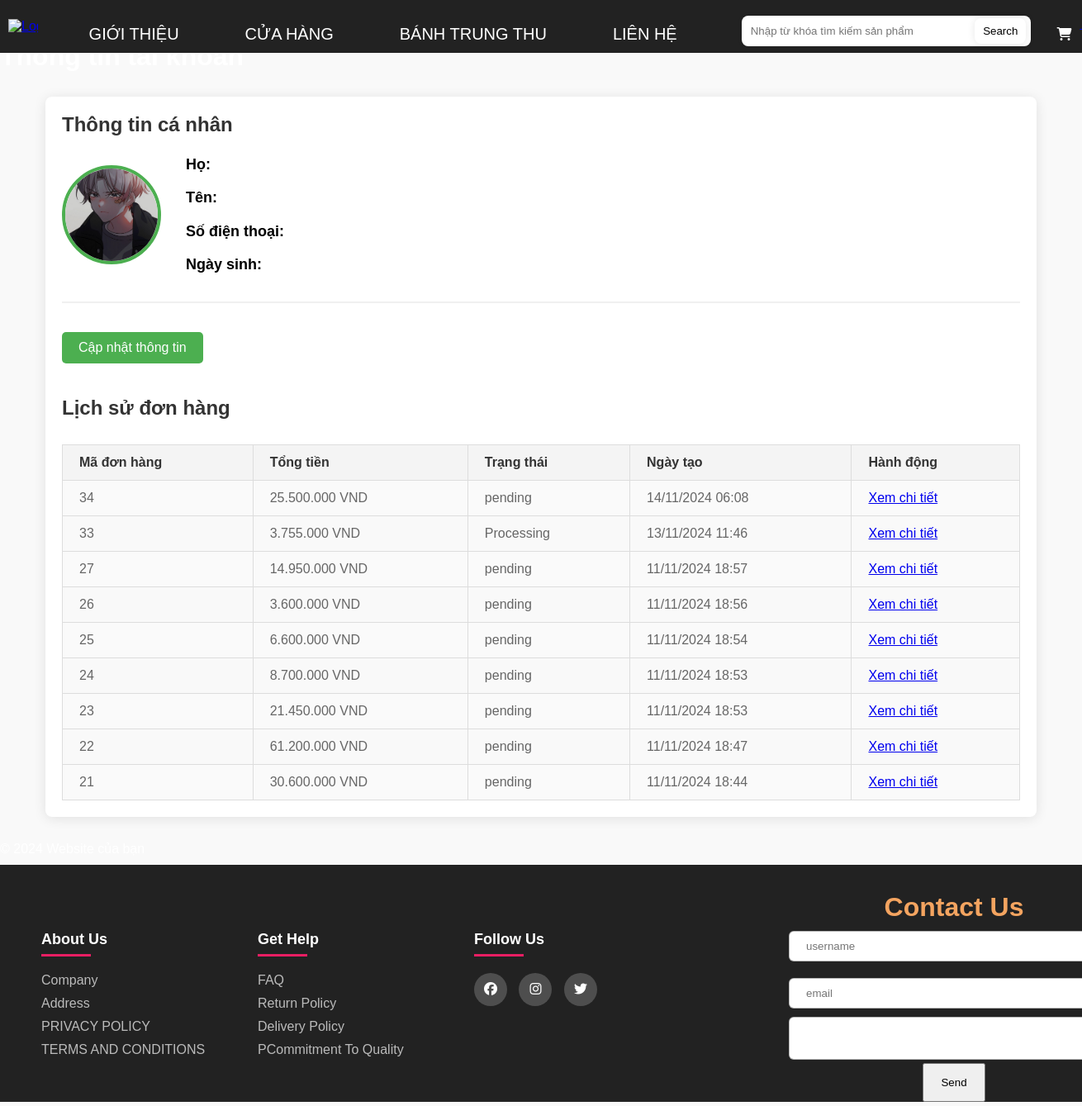
Screenshot of /account.php (signed in) with the database file from the repository.
### tables this page shows
CREATE TABLE `members` (
  `id` int(11) NOT NULL,
  `first_name` varchar(50) NOT NULL,
  `last_name` varchar(50) NOT NULL,
  `phone` varchar(20) NOT NULL,
  `birthdate` date DEFAULT NULL,
  `username` varchar(50) NOT NULL,
  `password` varchar(255) NOT NULL,
  `role` enum('admin','user') NOT NULL DEFAULT 'user',
  `avatar` varchar(255) DEFAULT 'image/avartardefault.png'
);

CREATE TABLE `orders` (
  `id` int(11) NOT NULL,
  `customer_name` varchar(255) NOT NULL,
  `customer_email` varchar(255) NOT NULL,
  `customer_phone` varchar(20) NOT NULL,
  `customer_address` text NOT NULL,
  `payment_method` varchar(50) NOT NULL,
  `total_amount` decimal(10,2) NOT NULL,
  `status` varchar(50) DEFAULT 'pending',
  `created_at` timestamp NOT NULL DEFAULT current_timestamp(),
  `user_id` int(11) DEFAULT NULL
);

### account.php (the view, shortened to what this page needs)
<?php
include('header.php');
$user_id = $_SESSION['id'];
$stmt = $conn->prepare("SELECT first_name, last_name, phone, birthdate, avatar FROM members WHERE id = ?");
$stmt->execute([$user_id]);
if ($stmt->rowCount() > 0) {
    $user = $stmt->fetch(PDO::FETCH_ASSOC);
    $first_name = $user['first_name'];
    $last_name = $user['last_name'];
    $phone = $user['phone'];
    $birthdate = $user['birthdate'];
    $avatar = $user['avatar'];
} else {
    echo "Không tìm thấy thông tin người dùng.";
    exit();
}
$order_stmt = $conn->prepare("SELECT id, total_amount, status, created_at FROM orders WHERE user_id = ? ORDER BY created_at DESC");
$order_stmt->execute([$user_id]);
$orders = $order_stmt->fetchAll(PDO::FETCH_ASSOC);
?>
<!DOCTYPE html>
<html lang="vi">
<head>
    <link rel="stylesheet" href="style/account.css">
</head>
<body>
        <h1>Thông tin tài khoản</h1>
    <main>
    <section>
    <h2>Thông tin cá nhân</h2>
    <div class="user-info">
        <img src="<?php echo htmlspecialchars($avatar); ?>" alt="Avatar" class="avatar">
        <div class="user-details">
            <p><strong>Họ:</strong> <?php echo htmlspecialchars($first_name); ?></p>
            <p><strong>Tên:</strong> <?php echo htmlspecialchars($last_name); ?></p>
            <p><strong>Số điện thoại:</strong> <?php echo htmlspecialchars($phone); ?></p>
            <p><strong>Ngày sinh:</strong> <?php echo htmlspecialchars($birthdate); ?></p>
        </div>
    </div>
    <a href="edit_profile.php" class="btn-update">Cập nhật thông tin</a>
</section>
        <section>
            <h2>Lịch sử đơn hàng</h2>
            <?php if (count($orders) > 0): ?>
                <table>
                    <thead>
                        <tr>
                            <th>Mã đơn hàng</th>
                            <th>Tổng tiền</th>
                            <th>Trạng thái</th>
                            <th>Ngày tạo</th>
                            <th>Hành động</th>
                        </tr>
                    </thead>
                    <tbody>
                        <?php foreach ($orders as $order): ?>
                            <tr>
                                <td><?php echo htmlspecialchars($order['id']); ?></td>
                                <td><?php echo number_format($order['total_amount'], 0, ',', '.'); ?> VND</td>
                                <td><?php echo htmlspecialchars($order['status']); ?></td>
                                <td><?php echo date('d/m/Y H:i', strtotime($order['created_at'])); ?></td>
                                <td><a href="order_details.php?order_id=<?php echo $order['id']; ?>">Xem chi tiết</a></td>
                            </tr>
                        <?php endforeach; ?>
                    </tbody>
                </table>
            <?php else: ?>
                <p>Chưa có đơn hàng nào.</p>
            <?php endif; ?>
        </section>
    </main>
    <footer>
        <p>&copy; 2024 Website của bạn</p>
    </footer>
</body>
</html>
<?php
include('footer.php');
?>

### header.php (shortened to what this page needs)
<!DOCTYPE html>
<html lang="vi">
<head>
    <link rel="stylesheet" href="style/home.css">
    <link rel="stylesheet" href="https://cdnjs.cloudflare.com/ajax/libs/font-awesome/6.4.2/css/all.min.css">
</head>
<body>
<div class="content">
    <header>
        <div class="logo">
            <a href="user_home.php"><img src="image/Logo/cropped-678.png" alt="Logo"></a>
        </div>
        <div class="category">
            <ul>
                <li class="category-item"><a class="category-list" href="user_home.php">Giới thiệu</a></li>
                <li class="category-item"><a class="category-list" href="products.php">Cửa Hàng</a></li>
                <li class="category-item"><a class="category-list" href="mooncake.php">Bánh Trung Thu</a></li>
                <li class="category-item"><a class="category-list" href="contact.php">Liên Hệ</a></li>
            </ul>
        </div>
        <form action="search.php" method="GET">
            <div class="search">
                <input name="search_term" placeholder="Nhập từ khóa tìm kiếm sản phẩm" type="text">
                <button type="submit" name="search_button">Search</button>
            </div>
        </form>
        <div class="user">
    <a href="card.php">
        <i class="fa-solid fa-cart-shopping"></i>
    </a>
</div>
    </header>
</body>
</html>

### footer.php (shortened to what this page needs)
<!DOCTYPE html>
<html lang="en">
<head>
    <link rel="stylesheet" href="style\home.css">
</head>
<body>
<footer class="footer">
        <div class="footer-basic">
            <div class="row">
                <div class="footer-col">
                    <h4>About us</h4>
                    <ul>
                        <li><a href="#">Company</a></li>
                        <li><a href="#">Address</a></li>
                        <li><a href="#">PRIVACY POLICY</a></li>
                        <li><a href="#">TERMS AND CONDITIONS</a></li>
                    </ul>
                </div>
                <div class="footer-col">
                    <h4>Get help</h4>
                    <ul>
                        <li><a href="#">FAQ</a></li>
                        <li><a href="#">Return policy</a></li>
                        <li><a href="#">Delivery policy</a></li>
                        <li><a href="#">PCommitment to quality</a></li>
                    </ul>
                </div>
                <div class="footer-col">
                    <h4>Follow us</h4>
                    <div class="social-links">
                        <a href="#"><i class="fa-brands fa-facebook"></i></a>
                        <a href="#"><i class="fa-brands fa-instagram"></i></a>
                        <a href="#"><i class="fa-brands fa-twitter"></i></a>
                    </div>
                </div>
            </div>
        </div>
        <div class="contact">
            <form method="post" action="" class="contact-form">
                <h1>Contact Us</h1>
                <p>
                    <input type="text" name = "name" value ="" placeholder="username">
                </p>
                <p>
                    <input type="text" name = "email" value ="" placeholder="email">
                </p>
                <p>
                    <textarea name="message"></textarea>
                </p>
                <p>
                    <button type="submit" name="submit" class="contact-button">Send</button>
                </p>
            </form>
        </div>
</footer>
</body>
</html>

### style/home.css (style rules this page uses)
* { margin: 0; padding: 0; box-sizing: border-box; font-family: sans-serif; }
.content { width: 100%; margin: auto; min-height: auto; color: white; white-space: nowrap; }
header { background-color: #222222; display: flex; width: 100%; height: auto; margin-bottom: 5px; position: fixed; top: 0; left: 0; right: 0; z-index: 2; }
.logo { width: 50%; display: flex; align-items: center; }
.logo img { width: 75px; margin: 10px 10px; }
.category { background-color: #222222; width: 100%; }
.category ul { display: flex; justify-content: center; list-style: none; }
.category-item { padding: 20px; font-size: 20px; left: 12px; top: 10px; text-transform: uppercase; color: var(--main-color); position: relative; }
.category-item a { text-decoration: none; color: var(--main-color); padding: 20px; font-size: 20px; }
.search { display: inline-block; position: relative; top: 15px; left: 20px; right: 10px; }
.search input[type="text"] { width: 350px; padding: 11px; border: none; border-radius: 8px; box-shadow: 0 0 5px rgba(0, 0, 0, 0.1); position: relative; left: 30px; top: 4px; }
.search button[type="submit"] { font-weight: normal; background-color: transparent; border: none; color: black; cursor: pointer; padding: 8px 10px; border-radius: 8px; box-shadow: 0 0 10px rgba(0, 0, 0, 0.1); position: relative; width: auto; left: -42px; top: 4px; transition: 0.9s ease; }
.user a, .avatar-container { margin-right: 15px; }
.user { width: 100%; padding-top: 10px; padding-left: 20px; padding-right: 20px; font-size: 16px; display: flex; justify-content: flex-end; position: relative; left: -15px; }
.user i { top: 13px; margin: 10px; position: relative; color: #ffffff; transition: all 0.5s ease; }
body { overflow-x: hidden; }
.footer { background-color: #222222; padding: 30px 0; margin-top: 10px; padding-bottom: 0; }
.footer-basic { max-width: 100%; margin-top: auto; }
.row { display: flex; flex-wrap: wrap; margin-top: 50px; }
ul { list-style: none; padding: 0; }
.footer-col { width: 20%; padding: 0 50px; }
.footer-col h4 { font-size: 18px; color: #ffffff; text-transform: capitalize; margin-bottom: 30px; font-weight: 600; position: relative; text-align: left; }
.footer-col h4:before { content: ""; position: absolute; left: 0; bottom: -10px; font-size: 18px; background-color: #e91e63; height: 3px; box-sizing: border-box; width: 60px; }
.footer-col ul li:not(:last-child) { margin-bottom: 10px; text-align: left; }
.footer-col ul li a { font-size: 16px; text-transform: capitalize; color: #ffffff; text-align: left; text-decoration: none; font-weight: 300; color: #bbbbbb; display: block; transition: all 0.3s ease; text-align: left; }
.footer-col .social-links a { display: inline-block; height: 40px; width: 40px; background-color: rgba(255, 255, 255, 0.2); margin: 0 10px 10px 0; text-align: center; line-height: 40px; border-radius: 50%; color: #ffffff; transition: all 0.5s ease; }
.contact-form { display: flex; justify-content: center; flex-direction: column; align-items: center; }
.contact-form p input { padding: 10px 20px; margin: 10px 0px; width: 400px; border-radius: 6px; border: 0.5px solid rgba(110, 110, 110, 0.505); }
.contact-form textarea { padding: 10px 20px; width: 400px; border-radius: 6px; border: 0.5px solid rgba(110, 110, 110, 0.505); }
.contact { display: flex; justify-content: center; align-items: center; margin-bottom: 5px; margin-top: -200px; margin-left: 1000px; }
.contact h1 { color: sandybrown; }
.contact-button { padding: 14px 20px; }

### rows the page displays
members: avatar (picture)
orders: id "34", total_amount "25.500.000", status "pending", created_at "14/11/2024 06:08"
orders: id "33", total_amount "3.755.000", status "Processing", created_at "13/11/2024 11:46"
orders: id "27", total_amount "14.950.000", status "pending", created_at "11/11/2024 18:57"
orders: id "26", total_amount "3.600.000", status "pending", created_at "11/11/2024 18:56"
orders: id "25", total_amount "6.600.000", status "pending", created_at "11/11/2024 18:54"
orders: id "24", total_amount "8.700.000", status "pending", created_at "11/11/2024 18:53"
orders: id "23", total_amount "21.450.000", status "pending", created_at "11/11/2024 18:53"
orders: id "22", total_amount "61.200.000", status "pending", created_at "11/11/2024 18:47"
orders: id "21", total_amount "30.600.000", status "pending", created_at "11/11/2024 18:44"
